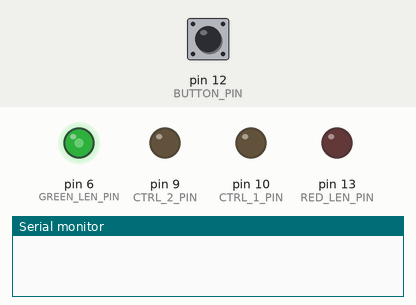
Recording of a sketch running on a simulated Arduino Uno, built with avr-gcc and run on an emulated ATmega328P. On the bench: output pins drawn as LEDs (lit = HIGH), the last lines printed to the serial monitor. Inputs (shaded band) come from the test bench; at power-on: pin 12 (BUTTON_PIN) HIGH.

Above: at 1.2 s.
1.3 s: pin 12 (BUTTON_PIN) pulled LOW for 0.15 s
At 2.2 s:
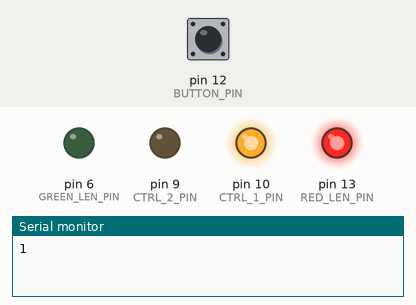
2.9 s: pin 12 (BUTTON_PIN) pulled LOW for 1 s
At 4.35 s:
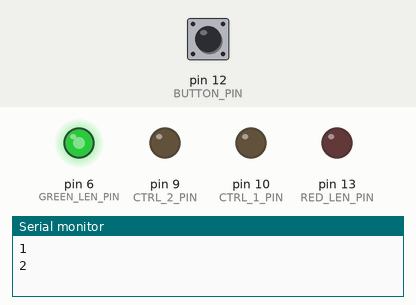
6.3 s: pin 12 (BUTTON_PIN) pulled LOW for 3.2 s
At 10.1 s:
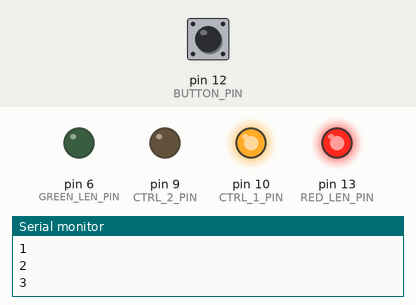
Timing chart, 0 to 11.6 s (numbered marks = the images above; inputs shaded):
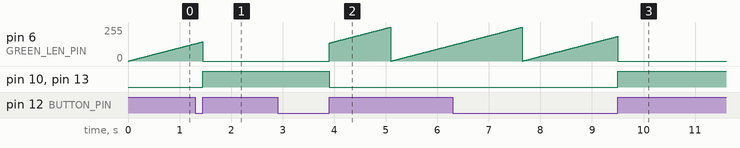

The sketch:

protoboard_test.ino
```cpp
const int RED_LEN_PIN = 13;
const int GREEN_LEN_PIN = 6;

const int CTRL_1_PIN = 10;
const int CTRL_2_PIN = 9;

const int BUTTON_PIN = 12;

const int BOUNCE_TIME_MS = 50;

#define NOT_PRESSED HIGH
#define PRESSED LOW

void setup() {
    pinMode(RED_LEN_PIN, OUTPUT);
    pinMode(GREEN_LEN_PIN, OUTPUT);
    pinMode(BUTTON_PIN, INPUT_PULLUP);

    pinMode(CTRL_1_PIN, OUTPUT);
    pinMode(CTRL_2_PIN, OUTPUT);

    digitalWrite(CTRL_1_PIN, LOW);
    digitalWrite(CTRL_2_PIN, LOW);

    digitalWrite(RED_LEN_PIN, LOW);
    digitalWrite(GREEN_LEN_PIN, HIGH);

    Serial.begin(115200);
}

unsigned long button_count = 0;
boolean button_state = false;
boolean button_toggle = false;

unsigned long start_t = 0;

void loop() {
    if (button_state == false && digitalRead(BUTTON_PIN) == PRESSED) {
        // press
        button_state = true;
    } else if (button_state == true && digitalRead(BUTTON_PIN) == NOT_PRESSED) {
        // release
        button_state = false;
        button_count += 1;
        button_toggle = ! button_toggle;
        Serial.println(button_count);
    }

    if (button_toggle) {
        digitalWrite(RED_LEN_PIN, HIGH);
        digitalWrite(GREEN_LEN_PIN, LOW);
        digitalWrite(CTRL_1_PIN, HIGH);
    } else {
        digitalWrite(RED_LEN_PIN, LOW);
        digitalWrite(CTRL_1_PIN, LOW);
        analogWrite(GREEN_LEN_PIN, (millis() / 10) % 255);
    }

}
```

Measured:
- after the input at 1.3 s, pin 10 (CTRL_1_PIN), pin 13 (RED_LEN_PIN): LOW → HIGH after 0.15 s
- after the input at 2.9 s, pin 10 (CTRL_1_PIN), pin 13 (RED_LEN_PIN): HIGH → LOW after 1.0 s
- after the input at 6.3 s, pin 10 (CTRL_1_PIN), pin 13 (RED_LEN_PIN): LOW → HIGH after 3.2 s
- by itself, pin 6 (GREEN_LEN_PIN): ramps from 0/255 to 254/255 and jumps back, once every 1.8 s
